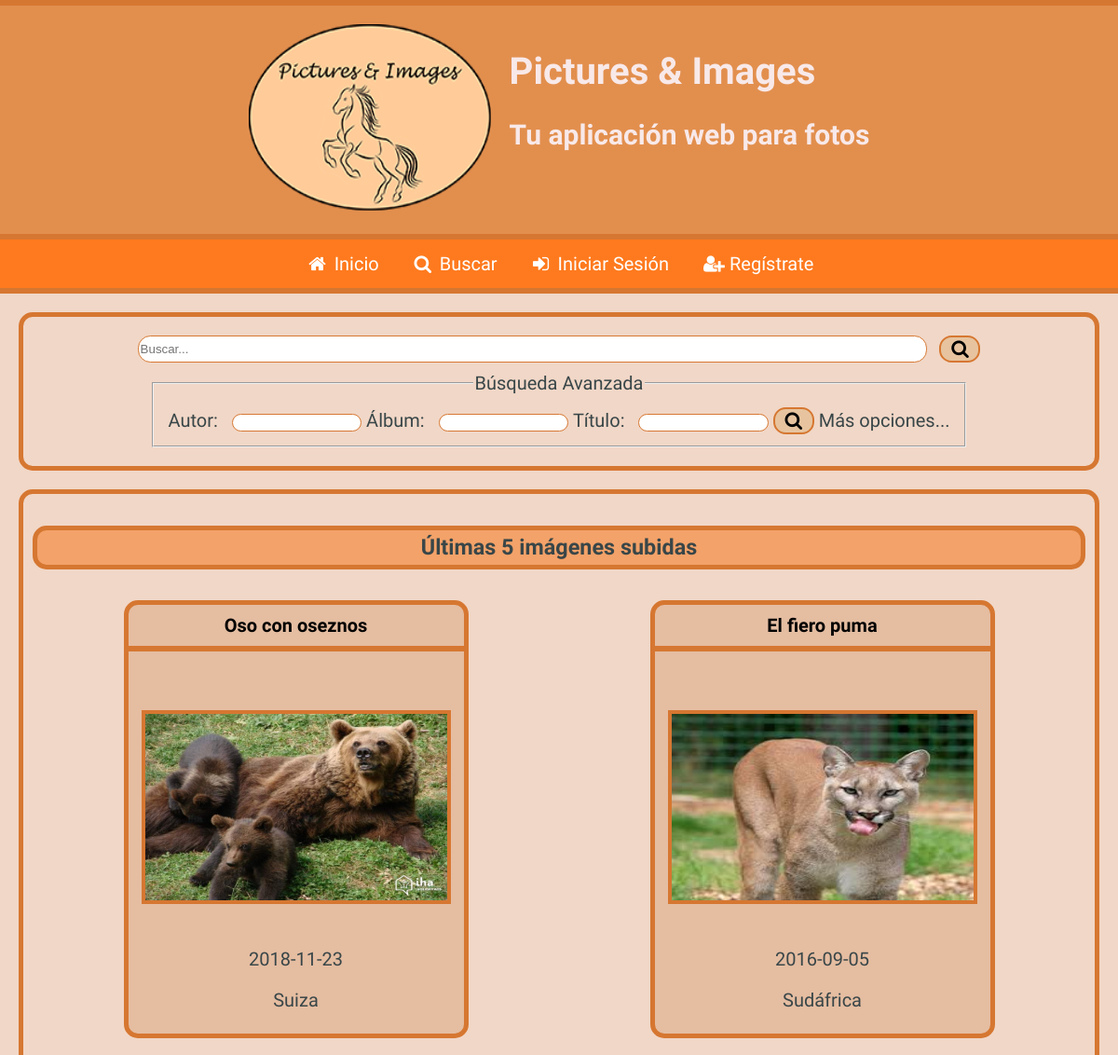
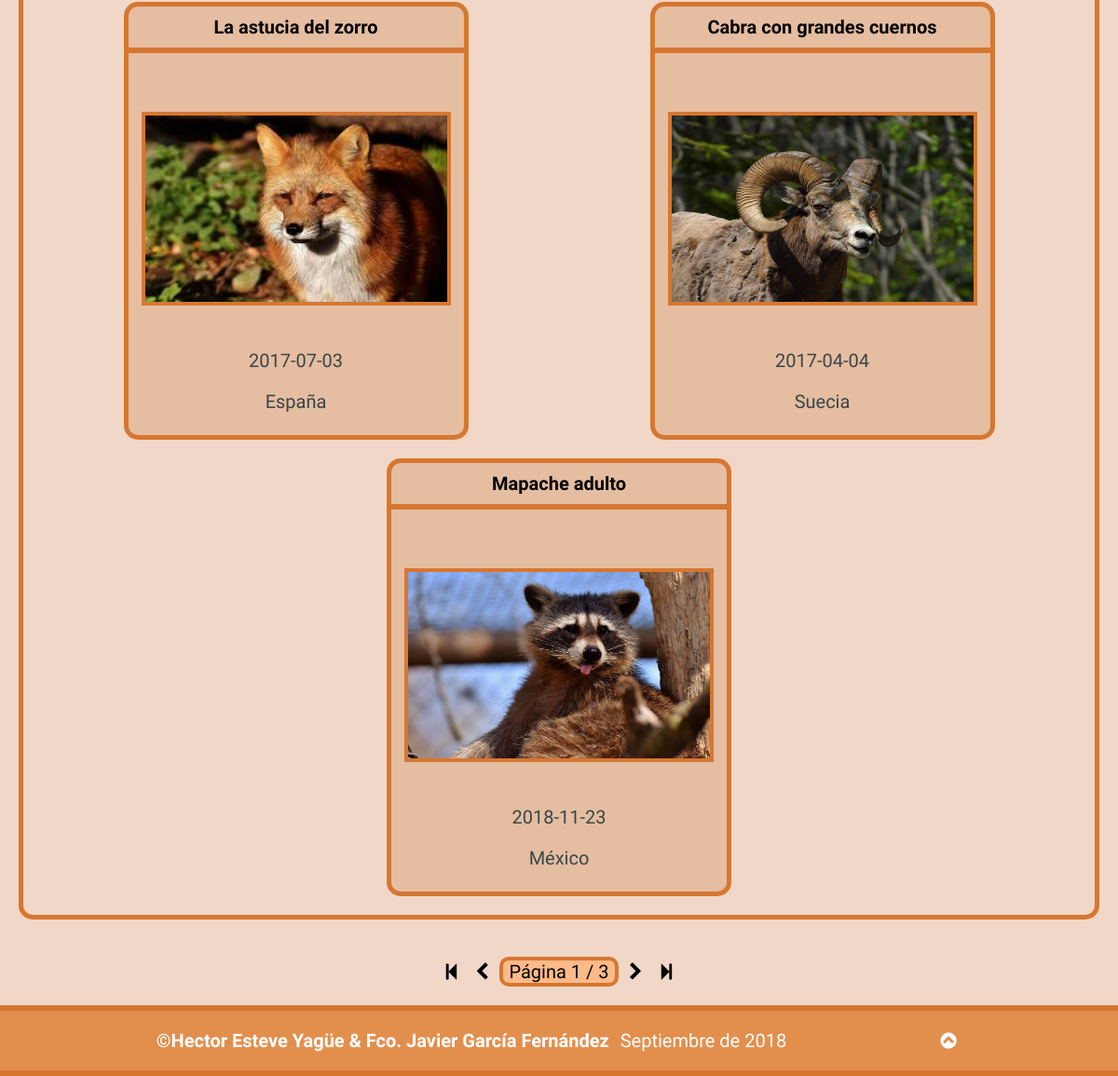
Page /Practica08/index.php on the earlier database version (2 pictures, top to bottom).
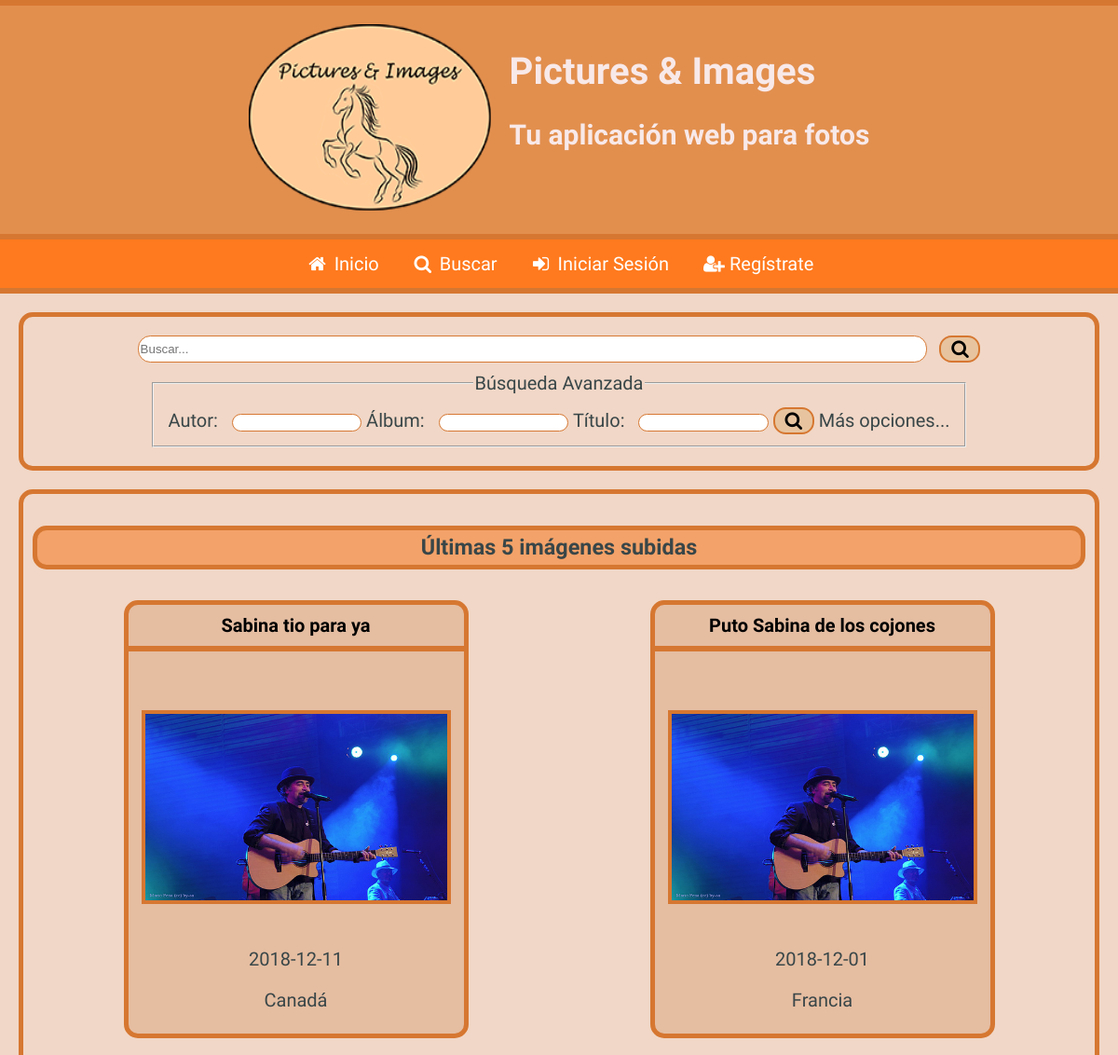
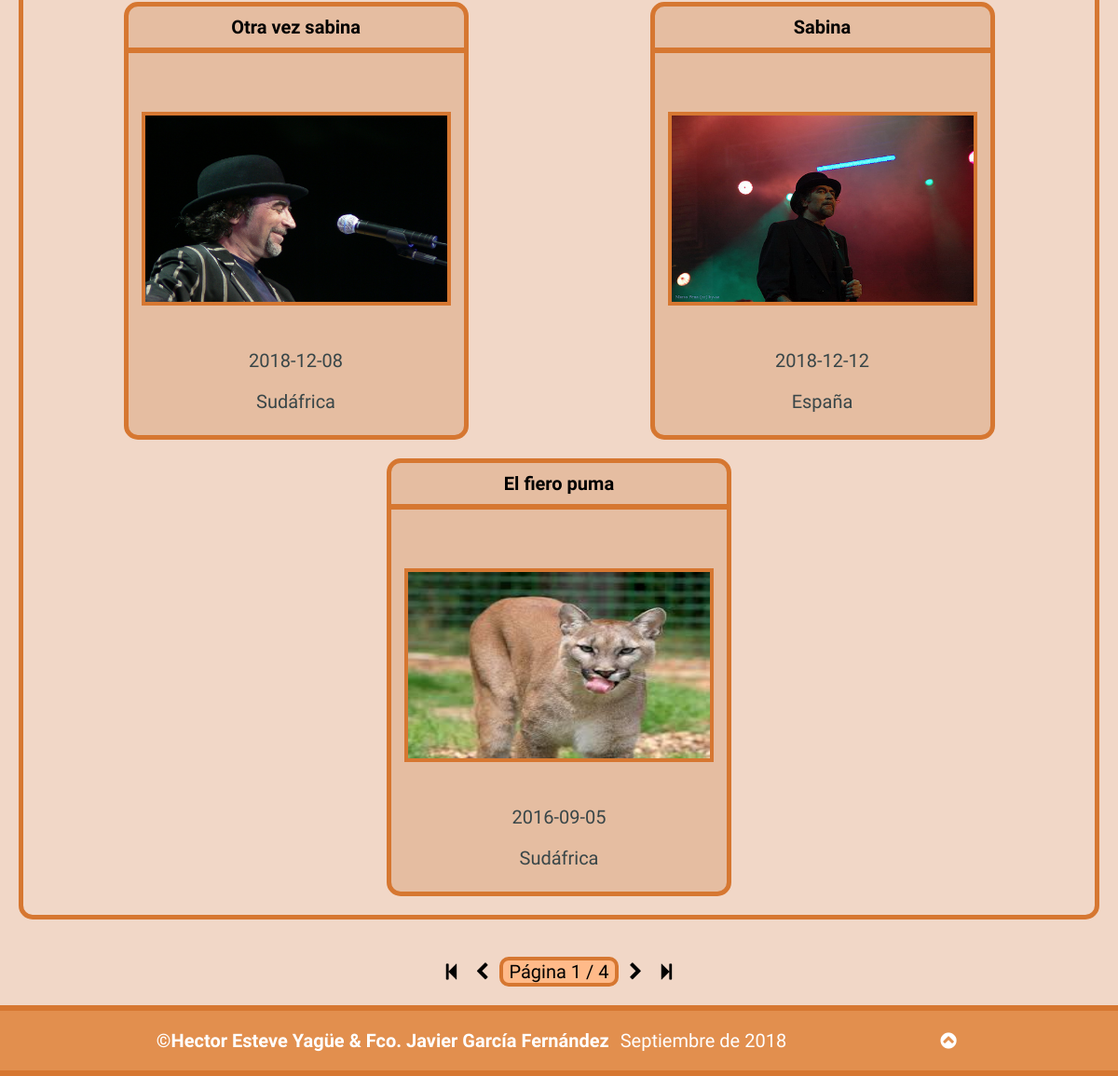
Same page on the later database version (2 pictures, top to bottom).
### tables this page shows
CREATE TABLE `fotos` (
  `IdFoto` int(11) NOT NULL,
  `Titulo` varchar(200) NOT NULL,
  `Descripcion` mediumtext NOT NULL,
  `Fecha` date NOT NULL,
  `Pais` int(11) NOT NULL,
  `Album` int(11) NOT NULL,
  `Fichero` varchar(500) NOT NULL,
  `Alternativo` varchar(200) NOT NULL,
  `FRegistro` datetime NOT NULL DEFAULT CURRENT_TIMESTAMP ON UPDATE CURRENT_TIMESTAMP
);

CREATE TABLE `paises` (
  `IdPais` int(11) NOT NULL,
  `NomPais` varchar(200) NOT NULL,
  `Continente` varchar(200) NOT NULL
);

### Practica08/index.php (the view, shortened to what this page needs)
<?php
require_once("head.php");
require_once("header.php");
if(isset($_SESSION["usuarioLog"]) && $cookieFalsa == false){
	require_once("barraNavSesionIniciada.php");
}
else{
	require_once("barraNavSesionNoIniciada.php");
}
?>
		<div id="formBusc">
			<form id="buscTexto" action="resultado_busqueda.php" method="get" class="formulario">
				<input type="search" name="palClave" id="buscRap" placeholder="Buscar...">
				<button type="submit"><span id="butBuscRap" class="icon-search"></span></button>
			</form>
			<form id="miniFilBusc" action="resultado_busqueda.php" method="get" class="formulario">
				<fieldset>
					<legend>
						Búsqueda Avanzada
					</legend>
							<p>
								<label for="autorRap">Autor:</label>
								<input type="text" name="NomUsuario" id="autorRap">
							</p>
							<p>
								<label for="albumRap">Álbum:</label>
								<input type="text" name="Album" id="albumRap">
							</p>
							<p>
								<label for="tituloRap">Título:</label>
								<input type="text" name="Titulo" id="tituloRap">
							</p>
						<button type="submit"><span id="butFiltBuscRap" class="icon-search"></span></button>
						<a href="formulario_busqueda.php" title="Hacer búsqueda avanzada">Más opciones...</a>
				</fieldset>
			</form>
		</div>
<?php
	require_once("conexion_db.php");
	$sentencia = 'SELECT * FROM fotos';
	if(!($resultado = $mysqli->query($sentencia))) {
		echo "<p>Error al ejecutar la sentencia <b>$sentencia</b>: " . $mysqli->error;
		echo '</p>';
		exit;
	}
	require_once("paginacion.php");
	if(!empty($_GET["pagina"]) && ($_GET["pagina"] > $totalPaginas || !is_numeric($_GET["pagina"]))){
		$pagina = $totalPaginas;
		mostrarErrorPaginaNoExistente();
	}
	else{
		if(mysqli_num_rows($resultado) >= 1){
			crearIndex();
		}
}
	function crearIndex(){
		echo<<<indexParte1
		<section id="contFotosIndex">
			<h3>Últimas 5 imágenes subidas</h3>
			<div class="imagenes">
indexParte1;
		$sentencia = 'SELECT * FROM fotos JOIN paises ON (IdPais = Pais)' . ' ORDER BY (FRegistro) DESC ' . 'LIMIT ' . $GLOBALS["inicio"] . ',' . $GLOBALS["tamPag"];
		if(!($resultado = $GLOBALS["mysqli"]->query($sentencia))) {
			echo "<p>Error al ejecutar la sentencia <b>$sentencia</b>: " . $GLOBALS["mysqli"]->error;
			echo '</p>';
			exit;
		}
		if(mysqli_num_rows($resultado) >= 1){
			while($fila = $resultado->fetch_assoc()){
				$idFoto = $fila["IdFoto"];
				$titulo = $fila["Titulo"];
				$fichero = $fila["Fichero"];
				$alt = $fila["Alternativo"];
				$fecha = $fila["Fecha"];
				$pais = $fila["NomPais"];
				echo<<<articulo
			<article>
				<h4><a href="detalle_foto.php?id=$idFoto" title="Ver detalles de la foto">$titulo</a></h4>
				<figure>
					<a href="detalle_foto.php?id=$idFoto" title="Ver detalles de la foto"><img src="./$fichero" alt="$alt"/></a>
				</figure>
				<footer>
					<p><time datetime="$fecha">$fecha</time></p>
					<p>$pais</p>
				</footer>
			</article>
articulo;
			}
		}
		echo<<<indexParte2
			</div>
		</section>
		<div class="paginacion">
			<div>
				<a href="{$GLOBALS['getUrl']}?pagina=1"><span class="icon-to-start" title="Primeras 5 imágenes"></span></a>
				<a href="{$GLOBALS['getUrl']}?pagina={$GLOBALS['paginaAnt']}"><span class="icon-left-open" title="Anteriores 5 imágenes"></span></a>
				<p>Página <output>{$GLOBALS['pagina']}</output> / {$GLOBALS['totalPaginas']}</p>
				<a href="{$GLOBALS['getUrl']}?pagina={$GLOBALS['paginaSig']}"><span class="icon-right-open" title="Siguientes 5 imágenes"></span></a>
				<a href="{$GLOBALS['getUrl']}?pagina={$GLOBALS['totalPaginas']}"><span class="icon-to-end" title="Últimas 5 imágenes"></span></a>
			</div>
		</div>
indexParte2;
	}
 ?>
<?php
	require_once("footer.php");
?>

### Practica08/head.php (shortened to what this page needs)
<?php
extraerUrl();
function extraerUrl(){
	$urlRel = $_SERVER['REQUEST_URI'];
	$pagArray = explode("/", $urlRel);
	$pag = (string) $pagArray[sizeof($pagArray) - 1];
	$pagSinParams = explode("?", $pag);
	if(!empty($pagSinParams)){
		$pag = $pagSinParams[0];
	}
	obtenerTitle($pag);
}
function obtenerTitle(&$pagina){
	$paginasWeb = array(
		"index.php" => "Inicio",
		"acerca.php" => "Acerca",
		"controlRegistro.php" => "Registrarse",
		"crear_album.php" => "Crear Álbum",
		"respuesta_crear_album.php" => "Crear Álbum",
		"solicitar_album.php" => "Solicitar Álbum",
		"respuesta_sol_album.php" => "Solicitar Álbum",
		"formulario_busqueda.php" => "Búsqueda",
		"resultado_busqueda.php" => "Resultados de la Búsqueda",
		"formulario_registro.php" => "Registrarse",
		"formulario_acceso.php" => "Iniciar Sesión",
		"detalle_foto.php" => "Detalle de Foto",
		"perfil.php" => "Perfil",
		"perfil2.php" => "Perfil"
	);
	foreach ($paginasWeb as $key => $value) {
		if($pagina == $key){
			$title = "Pictures & Images - $value";
			break;
		}
	}
	escribirHead($title);
}
function escribirHead(&$title){
echo <<<cabeceraParte1
<!DOCTYPE html>
<html lang="es">
<head>
	<title>$title</title>
	<meta charset="utf-8" />
	<meta name="generator" content="Bloc de notas" />
	<meta name="author" content="Hector Esteve Yagüe & Fco. Javier García Fernández" />
	<meta name="keywords" content="HTML5, web, Pictures & Images, PI, fotos, imagenes"/>
	<meta name="description" content="Pagina principal de PI" />
	<link rel="shortcut icon" type="image/x-icon" href="./logotipo-e-icono/icono-pi-daw.ico"/>
	<link rel="shortcut icon" type="image/vnd.microsoft.icon" href="./logotipo-e-icono/icono-pi-daw.ico"/>
	<link rel="stylesheet" type="text/css" href="fontello/css/fontello.css"/>
	<link rel='stylesheet' title={$GLOBALS['nombreEstiloUsu']} type='text/css' href={$GLOBALS['ficheroEstiloUsu']} />
cabeceraParte1;
$sentencia = 'SELECT IdEstilo, Nombre, Fichero FROM estilos WHERE IdEstilo NOT IN('. $GLOBALS['IdEstilo'] . ')';
if(!($estilosAlt = $GLOBALS["mysqli"]->query($sentencia))) {
	echo "<p>Error al ejecutar la sentencia <b>$sentencia</b>: " . $mysqli->error;
	echo '</p>';
	exit;
}
if(mysqli_num_rows($estilosAlt) >= 1){
	while($fila = $estilosAlt->fetch_assoc()){
		$nombreEstiloAltUsu = "'" . $fila["Nombre"] . "'";
		$ficheroEstiloAltUsu = "'" . $fila["Fichero"] . "'";
		echo "<link rel='alternate stylesheet' title=$nombreEstiloAltUsu type='text/css' href=$ficheroEstiloAltUsu />";
	}
}
echo <<<cabeceraParte2
	<link rel="stylesheet" type="text/css" media="print" href="print.css" />
	<meta name="viewport" content="width=device-width, initial-scale=1"/>
	<script type="text/javascript" src="script.js"></script>
</head>
cabeceraParte2;
}
?>

### Practica08/header.php
<?php
echo <<<header
<body>
		<header id="piCabec">
			<a href="index.php" title="Ir a la página de inicio"><img src="./logotipo-e-icono/logotipo-pi-daw.png" alt="logotipo de pictures & images"/></a>
			<div>
				<h1>Pictures & Images</h1>
				<h2>Tu aplicación web para fotos</h2>
			</div>
		</header>
header;
?>

### Practica08/barraNavSesionNoIniciada.php
<?php
	echo <<<barranavsesionNoinic
		<nav id="barraNavPrinc">
			<input type="checkbox" name="mnHamb" id="mnHamb"/><label for="mnHamb" title="Menú" id="iconoMnHamb"><span class="icon-menu"></span></label>
			<ul id="mnPrinc">
				<li><a href="index.php" title="Inicio"><span class="icon-home" ></span><span>Inicio</span></a></li>
				<li><a href="formulario_busqueda.php" title="Búsqueda avanzada"><span class="icon-search"></span><span>Buscar</span></a></li>
				<li><a href="formulario_acceso.php" title="Iniciar Sesión"><span class="icon-user"></span><span>Iniciar Sesión</span></a></li>
				<li><a href="formulario_registro.php" title="Regístrate"><span class="icon-user-plus"></span><span>Regístrate</span></a></li>
			</ul>
		</nav>
barranavsesionNoinic;
?>

### Practica08/footer.php
<?php
echo <<<footer
	<footer>
		<p><strong><a href="acerca.php" title="Información de contacto">&copy;Hector Esteve Yagüe & Fco. Javier García Fernández</a></strong><time datetime="2018-09">Septiembre de 2018</time><a href="#piCabec"><span class="icon-angle-circled-up" title="Subir al encabezado"></span></a></p>
		</footer>
	</body>
</html>
footer;
?>

### Practica08/print.css (style rules this page uses)
body { box-sizing: border-box; min-width: 320px; max-width: 1980px; margin: 0 auto; background-color: white; font-family: serif; font-size: 12pt; position: relative; }
body>header { padding: 0; background-color: white; padding: 1cm; padding-bottom: 0cm; border-top: 0; display: flex; flex-direction: row; }
body>header>a { display: none; }
body>header>a>img { height: 2.5cm; margin-right: 0.5cm; }
body>header>div>h1,h2 { margin-top: 0cm; color: black; font-weight: bold; }
body>nav { display: none; }
body>#formBusc { display: none; }
body>div>form { display: none; }
body>section { margin-right: 1cm; margin-left: 1cm; margin-top: 0cm; margin-bottom: 0cm; border: 0; padding: 0.5cm; text-align: center; padding: 0; }
body>#contFotosIndex>h3 { margin: 0.1cm; }
body>section>h3 { background-color: white; border: none; padding: 0cm; margin-top: 0.4cm; margin-bottom: 0.4cm; border-radius: 15px; display: flex; justify-content: center; color: black; font-size: 24pt; }
body>section>.imagenes { display: block; margin-top: 0cm; align-content: center; }
body>section>.imagenes>article { display: flex; flex-direction: column; background-color: white; border: 0.1cm solid black; justify-content: space-between; color: black; overflow: hidden; height: 10cm; width: 8cm; margin: auto; margin-top: 1cm; }
body>section>.imagenes>article:last-of-type { margin-bottom: 1cm; }
body>section>.imagenes>article:nth-of-type(2n) { page-break-after: always; }
body>section>.imagenes>article>figure { margin: 0; border: 0.2cm solid blue; width: 7cm; height: 4.5cm; align-self: center; }
body>section>.imagenes>article>figure>a { margin: 0; display: flex; flex-direction: column; width: 100%; height: 100%; color: #0032ff; content: attr(href); }
body>section>.imagenes>article>figure>a>img { width: 100%; height: 100%; align-self: center; content: attr(href); }
body>section>.imagenes>article>h4 { border: none; margin-top: 0.5cm; padding: 0.2cm; width: 100%; align-self: center; }
body>section>.imagenes>article>h4>a { text-decoration: underline; color: blue; }
body>section>.imagenes>article>footer { display: flex; flex-direction: column; padding: 0.2cm; border-radius: 15px; margin-bottom: 1cm; }
body>section>.imagenes>article>footer>p { color: black; margin: 0; }
body>section>.imagenes>article>footer>p:first-of-type { margin-bottom: 1cm; }
body>.paginacion { display: none; }
::placeholder { color: transparent; }
body>footer { padding: 0; margin-top: 0.1cm; clear: both; text-align: center; background-color: white; border-top: 0; border-bottom: 0; }
body>footer>p { color: black; margin: 0; }
body>footer>p>a>span { display: none; }
body>footer>p>strong>a { color: blue; text-decoration: underline; margin-right: 0.6cm; }

Differences in the rows shown:
no longer on this page (row edited): fotos: Titulo "Oso con oseznos", Fichero (picture), Fecha "2018-11-23", Pais.NomPais "Suiza"
no longer on this page (row edited): fotos: Titulo "La astucia del zorro", Fichero (picture), Fecha "2017-07-03", Pais.NomPais "España"
no longer on this page (row edited): fotos: Titulo "Cabra con grandes cuernos", Fichero (picture), Fecha "2017-04-04", Pais.NomPais "Suecia"
no longer on this page (row edited): fotos: Titulo "Mapache adulto", Fichero (picture), Fecha "2018-11-23", Pais.NomPais "México"
added fotos: Titulo "Sabina tio para ya", Fichero (picture), Fecha "2018-12-11", Pais.NomPais "Canadá"
added fotos: Titulo "Puto Sabina de los cojones", Fichero (picture), Fecha "2018-12-01", Pais.NomPais "Francia"
added fotos: Titulo "Otra vez sabina", Fichero (picture), Fecha "2018-12-08", Pais.NomPais "Sudáfrica"
added fotos: Titulo "Sabina", Fichero (picture), Fecha "2018-12-12", Pais.NomPais "España"
Other differences:
$GLOBALS['totalPaginas']: "3" → "4"
